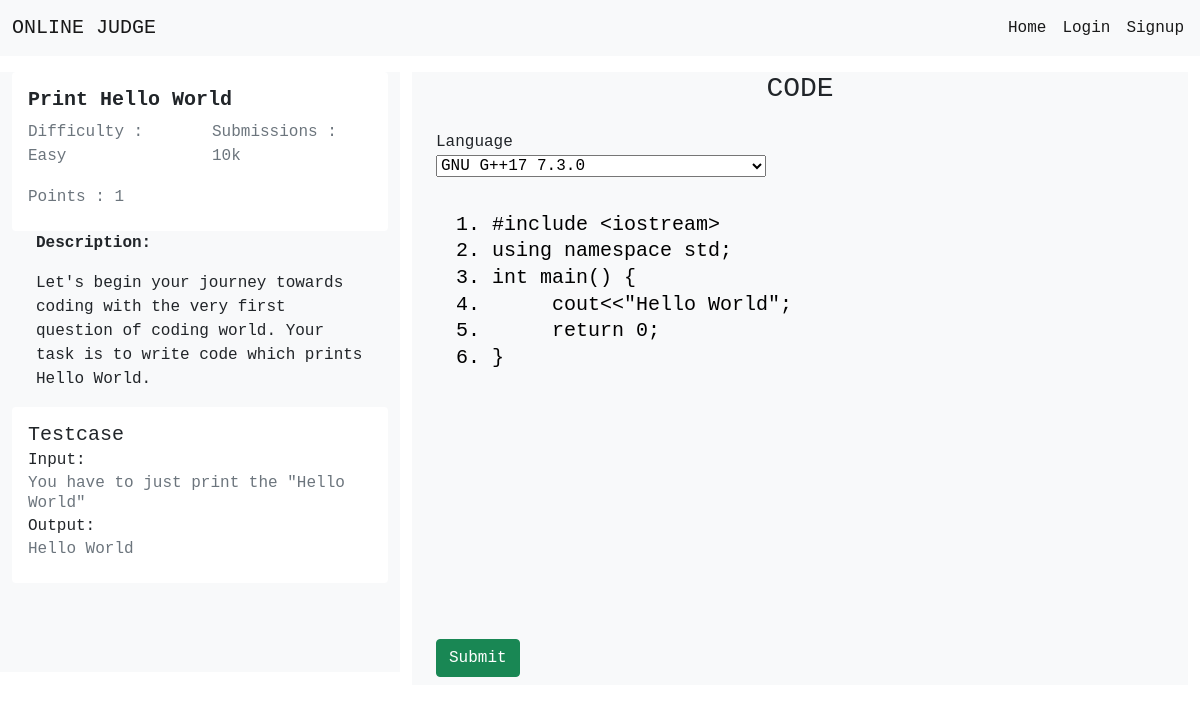
The page /online_judge/problem/102 on the database its author committed.
### online_judge/models.py (models this page shows, shortened)
class Problem(models.Model):
    problemId = models.IntegerField(primary_key=True)
    title = models.CharField(null=False, max_length=200)
    description = models.CharField(null=False, max_length=2000)
    difficulty = models.CharField(null=False, max_length=10)
    solved = models.BooleanField(default=False)
    score = models.IntegerField(default=0)
    topic = models.CharField(null=False, max_length=30)
    code_text= models.TextField( max_length=10000)

class Testcase(models.Model):
    problemId = models.ForeignKey(Problem, on_delete=models.CASCADE)
    input = models.CharField(null=False, max_length=1000)
    output = models.CharField(null=False, max_length=1000)

### online_judge/views.py (the view, shortened to what this page needs)
# urls.py: path('problem/<int:problem_id>', views.submission, name='submission'),
def submission(request, problem_id):
    problem = get_object_or_404(Problem, pk=problem_id)
    compiled = False
    code_text = ""
    return render(request, 'pages/submission.html', {'problem': problem, 'compiled': compiled,
                                                     'code_text': code_text})

### online_judge/templates/pages/submission.html (shortened to what this page needs)
<!DOCTYPE html>
<html lang="en">
<head>
    <link href="https://cdn.jsdelivr.net/npm/bootstrap@5.0.2/dist/css/bootstrap.min.css" rel="stylesheet">
</head>
<body>
    <nav class="navbar navbar-expand-lg navbar-light bg-light">
        <div class="container-fluid">
            <a class="navbar-brand" href="#">ONLINE JUDGE</a>
        </div>
        <div class="collapse navbar-collapse align-items-right mx-2" id="navbarScroll">
            <div class="d-flex">
                <ul class="navbar-nav me-auto my-2 my-lg-0 navbar-nav-scroll" style="--bs-scroll-height: 100px;">
                    <li class="nav-item">
                        <a class="nav-link active" aria-current="page" href="/online_judge/home">Home</a>
                    </li>
                    {% if user.is_authenticated %}
                    <li class="nav-item">
                        <a class="nav-link active" aria-current="page" href="/online_judge/profile">{{ user.username }}</a>
                    </li>
                    <li class="nav-item">
                        <a class="nav-link active" aria-current="page" href="/online_judge/logout">Logout</a>
                    </li>
                    {% else %}
                    <li class="nav-item">
                        <a class="nav-link active" aria-current="page" href="/online_judge/login">Login</a>
                    </li>
                    <li class="nav-item">
                        <a class="nav-link active" aria-current="page" href="/online_judge/signup">Signup</a>
                    </li>
                    {% endif %}
                </ul>
            </div>
        </div>
    </nav>
    <div class="container-fluid ">
        <div class="row my-3 ">
            <div class="col-4 bg-light " style="overflow: scroll;height:600px ">
                <div class="card " style="border: None; ">
                    <div class="card-body ">
                        <h5 class="card-title "><strong>{{ problem.title }}</strong></h5>
                        <div class="row">
                            <div class="col-6">
                                <h6 class="card-subtitle mb-2 text-muted " style="display: inline;">Difficulty : {{ problem.difficulty }}</h6>
                            </div>
                            <div class="col-6">
                                <h6 class="card-subtitle mb-2 text-muted " style="display: inline;">Submissions : 10k</h6>
                            </div>
                        </div>
                        <br class="">
                        <h6 class="card-subtitle mb-2 text-muted ">Points : {{ problem.score }}</h6>
                    </div>
                </div>
                <div class="container-fluid bg-light ">
                    <p class=" "><strong>Description:</strong></p>
                    <p class=" ">{{ problem.description }}</p>
                </div>
                {% for testcase in problem.testcase_set.all %}
                <div class="card " style="border: None; ">
                    <div class="card-body ">
                        <h5 class="card-title ">Testcase</h5>
                        <h6 class="card-subtitle mb-2 ">Input:</h6>
                        <h6 class="card-subtitle mb-2 text-muted ">{{ testcase.input }}</h6>
                        <h6 class="card-subtitle mb-2">Output:</h6>
                        <h6 class="card-subtitle mb-2 text-muted ">{{ testcase.output }}</h6>
                    </div>
                </div>
                {% endfor %}
            </div>
            <div class="col-8 ">
                <div class="container-fluid bg-light ">
                    <h3 class="text-center mb-4 opacity-h ">CODE</h3>
                    <div class="row ">
                        <div class="col-lg-7 ">
                            Language
                            <select name="language " id="id_language ">
                              <option value="54 " selected>GNU G++17 7.3.0</option>
                        </select>
                        </div>
                    </div>
                    <div class="form-outline my-4">
                        <form role="form" enctype="multipart/form-data" method="post">
                            <textarea name="code" class="form-control " rows="15" placeholder="Enter Your Code" id="editing" spellcheck="false"
                             oninput="update(this.value); sync_scroll(this);" onscroll="sync_scroll(this);" onkeydown="check_tab(this, event);">{{ problem.code_text|linenumbers }}</textarea>
                            <button class="btn btn-success btn-md my-2 " type="submit ">Submit</button>
                        </form>
                    </div>
                </div>
            </div>
        </div>
    </div>
</body>
</html>

### online_judge/templates/pages/submission.html (style rules this page uses)
#editing, #highlighting { margin: 10px; padding: 10px; border: 0; width: calc(100% - 32px); height: 150%; }
#editing, #highlighting, #highlighting * { font-size: 15pt; font-family: monospace; line-height: 20pt; tab-size: 2; }
#editing { z-index: 1; }
#editing { color: black; background: transparent; caret-color: black; }
#editing, #highlighting { overflow: auto; white-space: nowrap; }
#editing { resize: none; }
* { font-family: "Fira Code", monospace; }

### rows shown on the page
Problem: title "Print Hello World", difficulty "Easy", score "1", description "Let's begin your journey towards coding with the very first question of coding world. Your task is to write code which prints Hello World.", code "1. #include <iostream> 2. using namespace std; 3. int main() { 4. cout<<\"Hello World\"; 5. return 0; 6. }"
Testcase: input "You have to just print the \"Hello World\"", output "Hello World"
